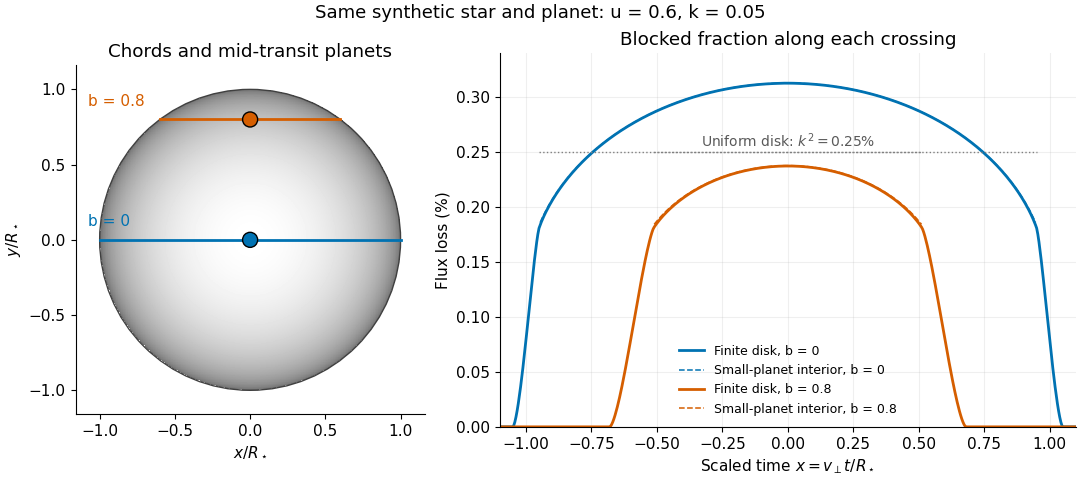

Recreate this plot in Python.
"""Finite-disk synthetic transit comparison; Python 3.14, NumPy 2.3.5, Matplotlib 3.10.7.

Run from _media; writes this script's basename as an opaque PNG in the CWD.
Stellar-ring quadrature includes partial overlap, rather than extending the
small-planet approximation into ingress or egress. No measured curve is used.
"""

from pathlib import Path
from functools import cache

import matplotlib.pyplot as plt
import numpy as np
from matplotlib.patches import Circle
from numpy.polynomial.legendre import leggauss


@cache
def quadrature(order):
    return leggauss(order)


def blocked_fraction(z, k=0.05, u=0.6, order=256):
    """Integrate I(r) times the covered angle of stellar rings of radius r."""
    z = abs(float(z))
    if z >= 1+k:
        return 0.0
    nodes, weights = quadrature(order)
    lo, hi = max(0.0, z-k), min(1.0, z+k)
    r = lo + (hi-lo)*(nodes+1)/2
    if z == 0:
        angle = np.full_like(r, 2*np.pi)
    else:
        cosine = (r*r+z*z-k*k)/(2*r*z)
        angle = 2*np.arccos(np.clip(cosine, -1, 1))
    intensity = 1-u+u*np.sqrt(np.maximum(0, 1-r*r))
    integral = (hi-lo)*np.sum(weights*angle*intensity*r)/2
    return integral/(np.pi*(1-u/3))


def main():
    plt.rcParams.update({"font.size": 11, "axes.spines.top": False,
                         "axes.spines.right": False, "figure.facecolor": "white"})
    fig, (disk_ax, flux_ax) = plt.subplots(1, 2, figsize=(10.8, 4.8),
                                         width_ratios=[1, 1.65], layout="constrained")
    k, u = 0.05, 0.6
    q = np.linspace(-1.04, 1.04, 501)
    xx, yy = np.meshgrid(q, q)
    r2 = xx*xx+yy*yy
    disk = np.ma.masked_where(r2 > 1, 1-u+u*np.sqrt(np.maximum(0, 1-r2)))
    cmap = plt.colormaps["gray"].copy()
    cmap.set_bad("white")
    disk_ax.imshow(disk, origin="lower", extent=[q[0], q[-1], q[0], q[-1]],
                   cmap=cmap, vmin=0, vmax=1, interpolation="nearest")
    disk_ax.add_patch(Circle((0, 0), 1, fill=False, color="0.25"))
    x = np.linspace(-1.1, 1.1, 501)
    for b, color in [(0.0, "#0072b2"), (0.8, "#d55e00")]:
        half_chord = np.sqrt(1-b*b)
        disk_ax.plot([-half_chord, half_chord], [b, b], color=color, lw=2)
        disk_ax.add_patch(Circle((0, b), k, facecolor=color, edgecolor="black", zorder=3))
        disk_ax.text(-1.08, b+0.09, f"b = {b:g}", color=color, fontsize=11)
        z = np.sqrt(x*x+b*b)
        depth = np.array([blocked_fraction(value, k, u) for value in z])
        flux_ax.plot(x, 100*depth, color=color, lw=2, label=f"Finite disk, b = {b:g}")
        inside = z < 1-k
        small = np.where(inside, k*k*(1-u+u*np.sqrt(np.maximum(0, 1-z*z)))/(1-u/3), np.nan)
        flux_ax.plot(x, 100*small, color=color, lw=1.1, ls="--",
                     label=f"Small-planet interior, b = {b:g}")
        full_half_chord = np.sqrt((1-k)**2-b*b)
        flux_ax.plot([-full_half_chord, full_half_chord], [100*k*k]*2,
                     color="0.5", lw=1, ls=":")
    disk_ax.set(xlim=(-1.16, 1.16), ylim=(-1.16, 1.16), aspect="equal",
                title="Chords and mid-transit planets", xlabel=r"$x/R_\star$", ylabel=r"$y/R_\star$")
    flux_ax.set(xlim=(-1.1, 1.1), ylim=(0, 0.34), title="Blocked fraction along each crossing",
                xlabel=r"Scaled time $x = v_\perp t/R_\star$", ylabel="Flux loss (%)")
    flux_ax.text(0, 0.254, r"Uniform disk: $k^2 = 0.25\%$", ha="center", color="0.35", fontsize=10)
    flux_ax.grid(alpha=0.2)
    flux_ax.legend(loc="lower center", fontsize=9, frameon=False)
    fig.suptitle("Same synthetic star and planet: u = 0.6, k = 0.05", fontsize=13)
    fig.savefig(Path.cwd() / (Path(__file__).stem + ".png"), dpi=100,
                facecolor="white", transparent=False)
    plt.close(fig)


if __name__ == "__main__":
    main()
